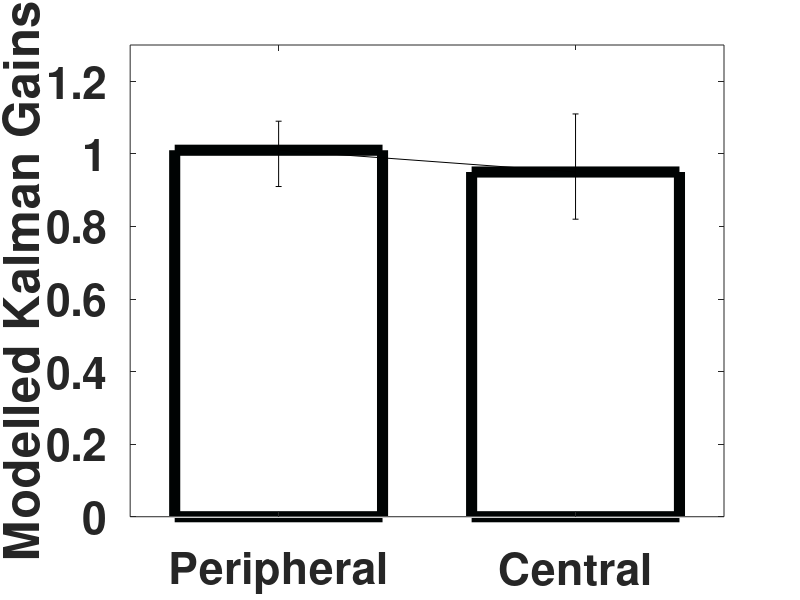

MATLAB code to generate this figure: (Note: this script raises an error after producing the figure.)
x=[1; 2];
Gains = [1.01, 0.95];
%error = [0.90; 0.09; 0.11; 0.07; 0.12; 0.05; 0.11; 0.09 ];
interval_lower= [0.1; 0.13];
interval_upper= [0.08; 0.16];
width=0.7;
bar(Gains,width,'FaceColor',[1.0,1.0,1.0],'EdgeColor',[0 .01 .01],'LineWidth',8);
% set('BarWidth',0.8); 
ylabel('Modelled Kalman Gains');
%xlabel('5% MCA vs 20% MCA vs 2AFC','fontweight', 'bold','fontsize', 32); 
ylim([0, 1.3])
Labels = {'Peripheral', 'Central'};
set(gca, 'XTick', 1:2, 'XTickLabel', Labels, 'fontweight', 'bold','fontsize', 32);
%legend ('Fitted weights 5% contrast experiment one');
hold on
numgroups=size(Gains,1);
numbars=size(Gains,2);
groupwidth=min(2, numbars/(numbars+2));
errorbar(x, Gains, interval_lower, interval_upper, 'k','linestyle', 'none','linewidth', 8);
box off



